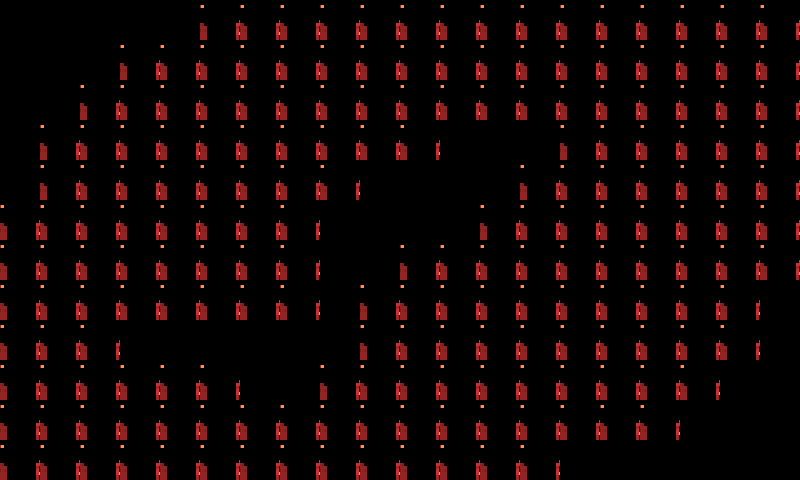

Rendered tile map (Tiled .tmx) drawn with the repository's tilesets; below, a short description and the map source with its tile grids summarised:
An orthogonal 20x12 tile map with 40x40 px tiles, 1 tile layer (Tile Layer 1).

<map version="1.0" orientation="orthogonal" width="20" height="12" tilewidth="40" tileheight="40">
 <tileset firstgid="1" name="test" tilewidth="40" tileheight="40">
  <image source="../test.png" width="160" height="360" />
 </tileset>
 <layer name="Tile Layer 1" width="20" height="12">
  <data>[240 cells, 199 non-empty, 4 distinct tile ids]</data>
 </layer>
</map>